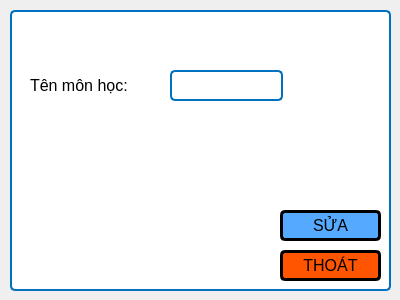
<?xml version="1.0" encoding="UTF-8"?>
<ui version="4.0">
 <class>man_hinh_sua_mon_hoc</class>
 <widget class="QWidget" name="man_hinh_sua_mon_hoc">
  <property name="geometry">
   <rect>
    <x>0</x>
    <y>0</y>
    <width>400</width>
    <height>300</height>
   </rect>
  </property>
  <property name="windowTitle">
   <string>Form</string>
  </property>
  <widget class="QLabel" name="label">
   <property name="geometry">
    <rect>
     <x>30</x>
     <y>70</y>
     <width>131</width>
     <height>31</height>
    </rect>
   </property>
   <property name="font">
    <font>
     <family>Tahoma</family>
     <pointsize>12</pointsize>
     <bold>false</bold>
    </font>
   </property>
   <property name="styleSheet">
    <string notr="true">border:none;</string>
   </property>
   <property name="text">
    <string>Tên môn học: </string>
   </property>
  </widget>
  <widget class="QLineEdit" name="ten_mon_hoc">
   <property name="geometry">
    <rect>
     <x>170</x>
     <y>70</y>
     <width>113</width>
     <height>31</height>
    </rect>
   </property>
   <property name="font">
    <font>
     <family>Tahoma</family>
     <pointsize>12</pointsize>
    </font>
   </property>
   <property name="styleSheet">
    <string notr="true">border: 2px solid rgb(0, 112, 192);
background-color: rgb(255, 255, 255);
border-radius: 5px</string>
   </property>
  </widget>
  <widget class="QLabel" name="label_8">
   <property name="geometry">
    <rect>
     <x>10</x>
     <y>10</y>
     <width>381</width>
     <height>281</height>
    </rect>
   </property>
   <property name="styleSheet">
    <string notr="true">border: 2px solid rgb(0, 112, 192);
background-color: rgb(255, 255, 255);
border-radius: 5px</string>
   </property>
   <property name="text">
    <string/>
   </property>
  </widget>
  <widget class="QPushButton" name="thoat">
   <property name="geometry">
    <rect>
     <x>280</x>
     <y>250</y>
     <width>101</width>
     <height>31</height>
    </rect>
   </property>
   <property name="font">
    <font>
     <family>Tahoma</family>
     <pointsize>12</pointsize>
     <bold>false</bold>
    </font>
   </property>
   <property name="styleSheet">
    <string notr="true">border: 3px solid rgb(0,0,0);
background-color: rgb(255, 85, 0);
border-radius: 5px;</string>
   </property>
   <property name="text">
    <string>THOÁT</string>
   </property>
   <property name="icon">
    <iconset>
     <normalon>:/images/32_n.png</normalon>
    </iconset>
   </property>
  </widget>
  <widget class="QPushButton" name="sua">
   <property name="geometry">
    <rect>
     <x>280</x>
     <y>210</y>
     <width>101</width>
     <height>31</height>
    </rect>
   </property>
   <property name="font">
    <font>
     <family>Tahoma</family>
     <pointsize>12</pointsize>
     <bold>false</bold>
    </font>
   </property>
   <property name="styleSheet">
    <string notr="true">border: 3px solid rgb(0,0,0);
background-color: rgb(85, 170, 255);
border-radius: 5px;</string>
   </property>
   <property name="text">
    <string>SỬA</string>
   </property>
   <property name="icon">
    <iconset>
     <normalon>:/images/334_n.png</normalon>
    </iconset>
   </property>
  </widget>
  <zorder>label_8</zorder>
  <zorder>label</zorder>
  <zorder>ten_mon_hoc</zorder>
  <zorder>thoat</zorder>
  <zorder>sua</zorder>
 </widget>
 <resources>
  <include location="../resource.qrc"/>
 </resources>
 <connections/>
</ui>
